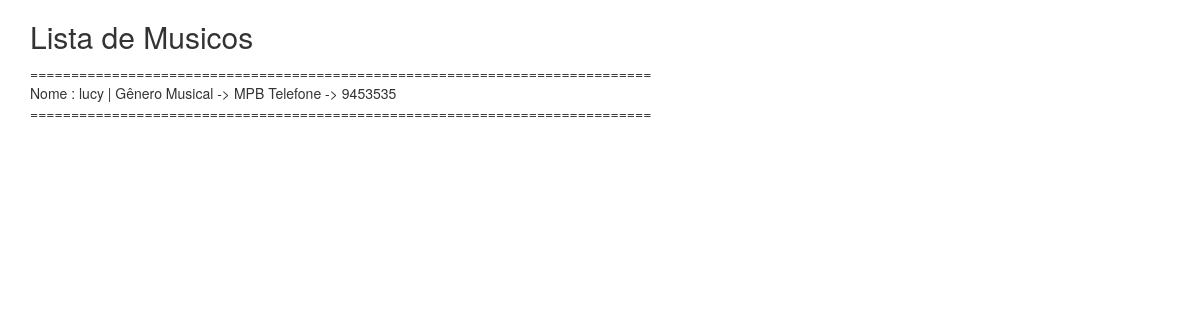
Screenshot of /genero.php?genero=MPB with the database file from the repository.
### tables this page shows
CREATE TABLE `MUSICO` (
  `ID` int(5) NOT NULL,
  `SENHA` varchar(60) NOT NULL,
  `NOME` varchar(45) NOT NULL,
  `EMAIL` varchar(60) NOT NULL,
  `TELEFONE` varchar(13) NOT NULL,
  `ENDERECO` varchar(90) NOT NULL,
  `GENERO_MUSICAL` varchar(45) NOT NULL,
  `DATA_DE_NASCIMENTO` int(8) NOT NULL,
  `CPF` varchar(11) NOT NULL,
  `FOTO` varchar(90) DEFAULT NULL
);

### genero.php (the view, shortened to what this page needs)
<!DOCTYPE html>
<html lang="en">
<head>
  <link rel="stylesheet" href="https://maxcdn.bootstrapcdn.com/bootstrap/3.3.7/css/bootstrap.min.css">
</head>
<body>
<div class="container">
<h2>Lista de Musicos</h2>
<?php
include 'init.php';
$genero = $_GET['genero'];
$buscar = mysqli_query($conecta, "SELECT * FROM MUSICO WHERE GENERO_MUSICAL = '$genero'") or die("erro ao selecionar");
while($linha = mysqli_fetch_array($buscar)){
  $nome = $linha['NOME'];
  $telefone = $linha['TELEFONE'];
  $genero = $linha['GENERO_MUSICAL'];
  echo "============================================================================<br>";
  echo "Nome : ".$nome."  |  Gênero Musical  ->  ".$genero." Telefone   ->  ".$telefone."<br>";
  echo "============================================================================<br>";
}
?>
</div>
</body>
</html>

### rows the page displays
musico: NOME "lucy", GENERO_MUSICAL "MPB", TELEFONE "9453535"
